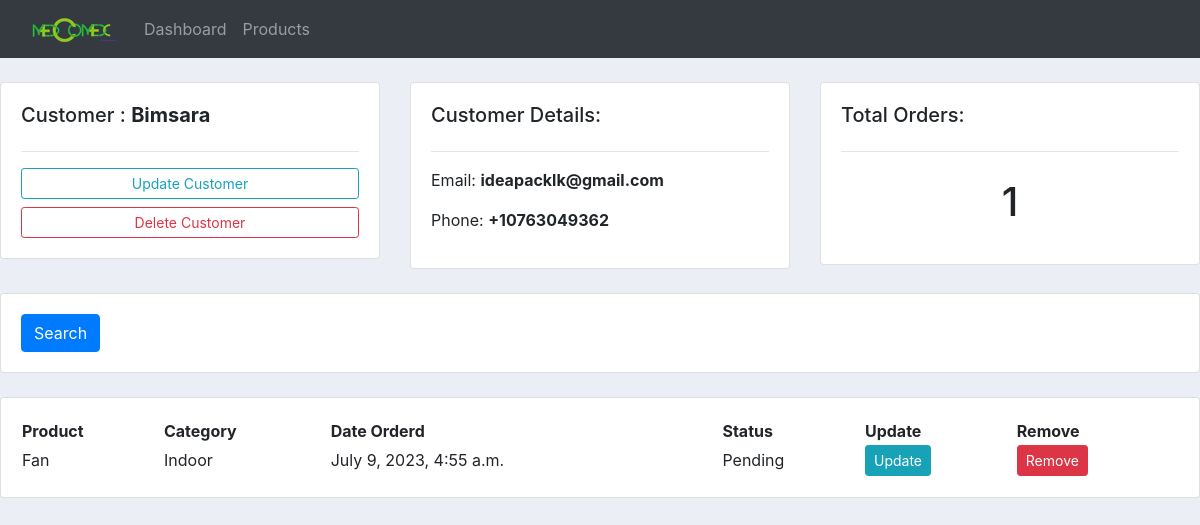
The page /customer/10/ on the database its author committed.
### accounts/models.py (models this page shows, shortened)
class Customer(models.Model):
    name = models.CharField(max_length=200, null=True)
    phone = models.CharField(max_length=200, null=True)
    email = models.CharField(max_length=200, null=True)
    date_created = models.DateTimeField(auto_now_add=True, null=True)
    def __str__(self):
        return self.name

class Order(models.Model):
    STATUS = (
        ('Pending', 'Pending'),
        ('Out for delivery', 'Out for delivery'),
        ('Delivered', 'Delivered')
    )
    customer = models.ForeignKey(Customer, null=True, on_delete=models.SET_NULL)
    product = models.ForeignKey(Product, null=True, on_delete=models.SET_NULL)
    date_created = models.DateTimeField(auto_now_add=True, null=True)
    status = models.CharField(max_length=200, null=True, choices=STATUS)

class Product(models.Model):
    CATEGORY = (
        ('Indoor', 'Indoor'),
        ('Out door', 'Out door')
    )
    name = models.CharField(max_length=200, null=True)
    price = models.FloatField(null=True)
    category = models.CharField(max_length=200, null=True, choices=CATEGORY)
    description = models.CharField(max_length=200, null=True)
    date_created = models.DateTimeField(auto_now_add=True, null=True)
    tags = models.ManyToManyField(Tag)

### accounts/views.py (the view)
# urls.py: path('customer/<str:pk>/', views.customer, name='customer'),
def customer(request, pk):
    customer = Customer.objects.get(id=pk)
    form_order = CustomerForm(instance=customer)
    input_tags = []
    for field in form_order:
        input_tags.append(field.as_widget())
    contex = {
        'pk':customer.id,
        'name':customer,
        'phone':customer.phone,
        'email':customer.email,
        'orders':customer.order_set.all(),
        'total_orders':customer.order_set.all().count(),
        'form_order':input_tags,
    }
    return render(request, 'accounts/customer.html', contex)

### accounts/templates/accounts/customer.html (shortened to what this page needs)
{% extends 'accounts/main.html' %}
{% block content %}
{% load static %}
<br>
<div class="row">
    <div class="col-md">
        <div class="card card-body">
            <h5>Customer : <b>{{name}}</b></h5> <hr>
            <button class="btn btn-outline-info btn-sm btn-block" id='cus_up_bt'>Update Customer</button>
            <a class="btn btn-outline-danger btn-sm btn-block" id='cus_del_bt' href= "{% url 'remove_cus' pk %}">Delete Customer</a>
        </div>
    </div>
    <div class="col-md">
        <div class="card card-body">
            <h5>Customer Details:</h5> <hr>
            <p>Email: <b>{{email}}</b></p>
            <p>Phone: <b>{{phone}}</b></p>
        </div>
    </div>
    <div class="col-md">
        <div class="card card-body">
            <h5>Total Orders:</h5> <hr>
            <h1 style="text-align:center; padding:10px">{{total_orders}}</h1>
        </div>
    </div>
</div>
<br>
<div class="row">
    <div class="col">
        <div class="card card-body">
            <form method="get">
                <button class="btn btn-primary" type="submit">Search</button>
            </form>
        </div>
    </div>
</div><br>
<div class="row">
    <div class="col-md">
        <div class="card card-body">
            <table>
                <tr>
                    <th>Product</th>
                    <th>Category</th>
                    <th>Date Orderd</th>
                    <th>Status</th>
                    <th>Update</th>
                    <th>Remove</th>
                </tr>
                {% for order in orders %}
                    <tr>
                        <td>{{order.product.name}}</td>
                        <td>{{order.product.category}}</td>
                        <td>{{order.date_created}}</td>
                        <td>{{order.status}}</td>
                        <td><a class="btn btn-sm btn-info" href="">Update</a></td>
                        <td><a class="btn btn-sm btn-danger"href="">Remove</a></td>
                    </tr>
                {% endfor %}
            </table>
        </div>
    </div>
</div>
{% endblock %}

### accounts/static/css/main.css (style rules this page uses)
body { background-color: #ebeff5; }

### rows shown on the page
Customer: name "Bimsara", email "ideapacklk@gmail.com", phone "+10763049362"
Order: product.name "Fan", product.category "Indoor", date_created "July 9, 2023, 4:55 a.m.", status "Pending"

### other values the page prints
{{ total_orders }} "1"
